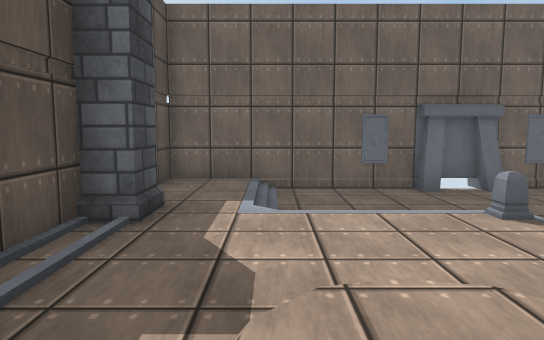
View 1 (above)

15 first-person views from a walk through a scene from a Unity 3-D project. The camera is 1.2 m above the floor, tilts 6° down and sees 70° across. The floor is counted in squares, 1 m on a side. Each view is taken from the middle of a square. On the plan, view 1 faces up. The plan holds only what a view shows up to about 15 squares ahead; the rest is blank. The place goes on beyond the plan. The player character is not drawn. Surface patterns are stand-ins for the level's own textures.

View 2
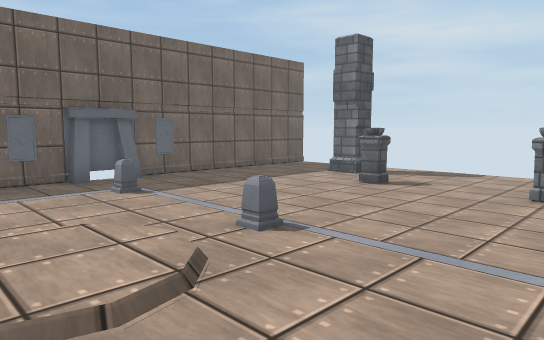

View 3
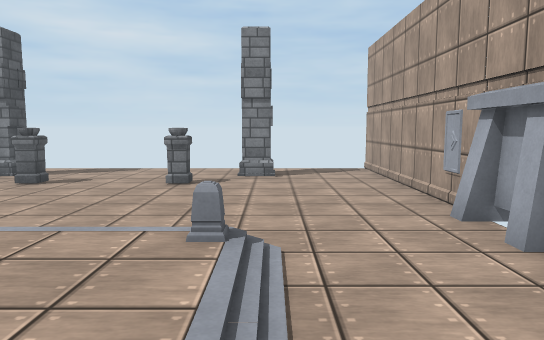

View 4
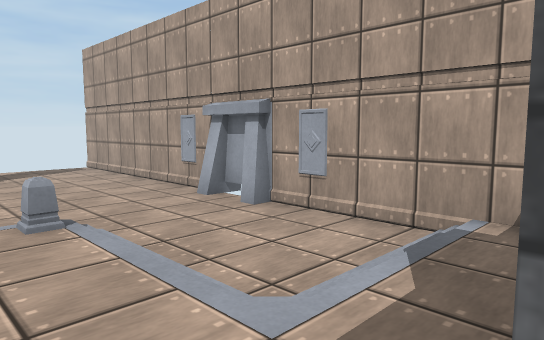

View 5
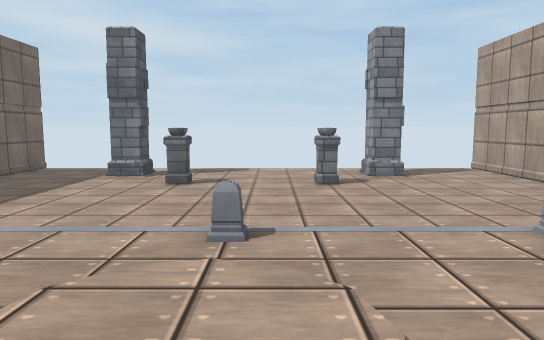

View 6
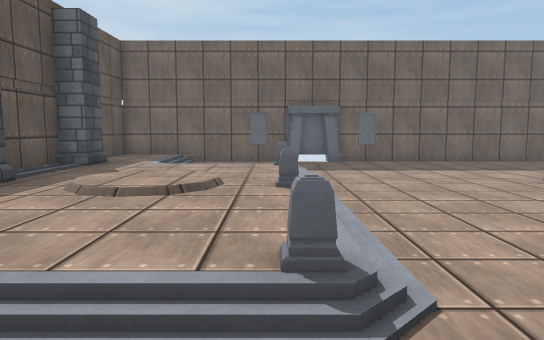

View 7
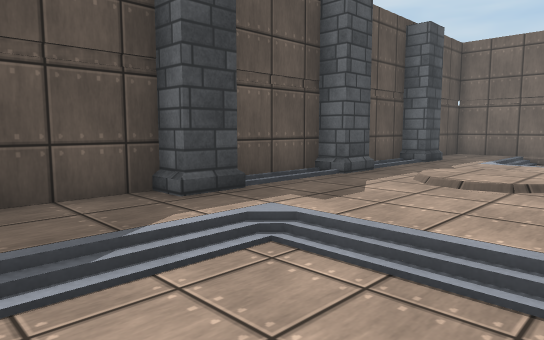

View 8
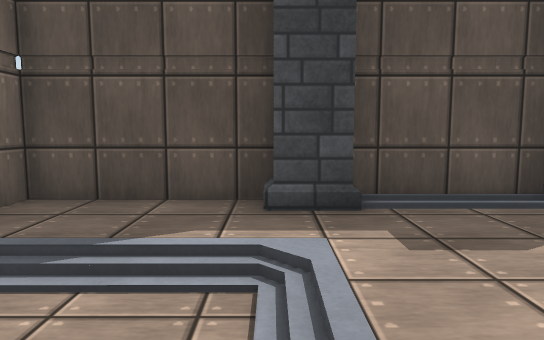

View 9
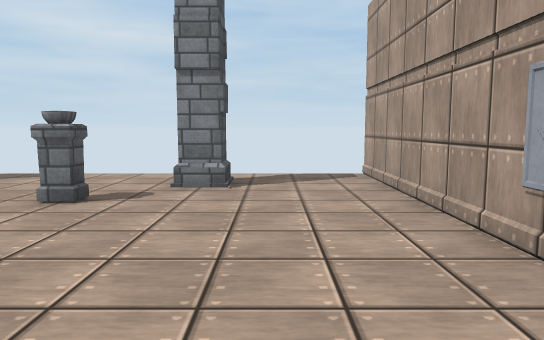

View 10
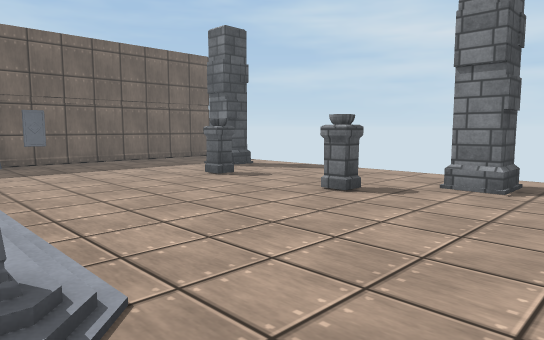

View 11
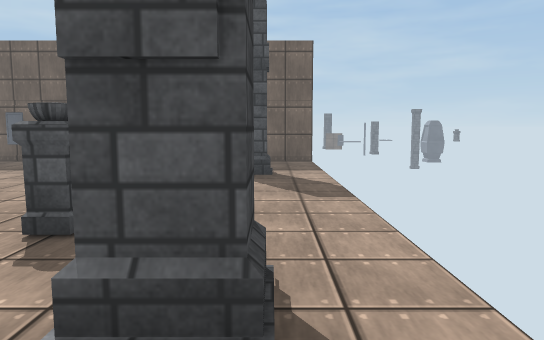

View 12
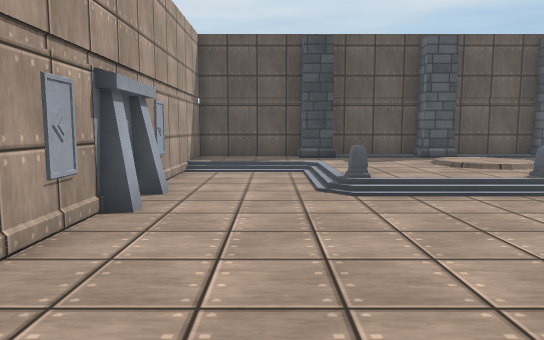

View 13
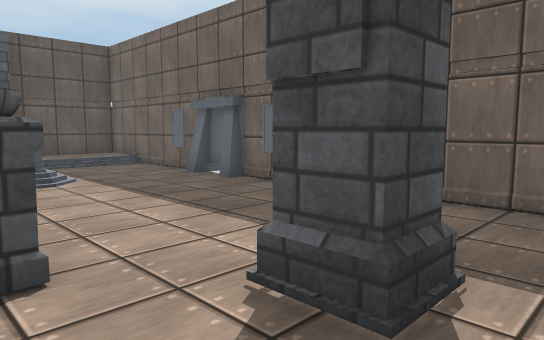

View 14
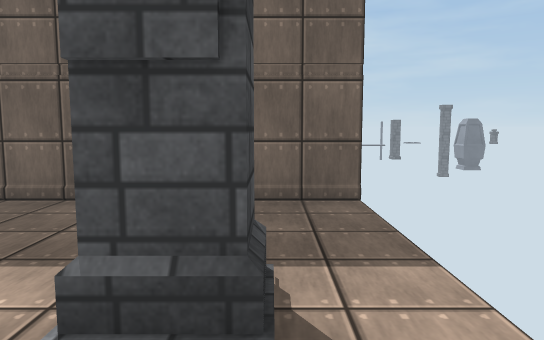

View 15
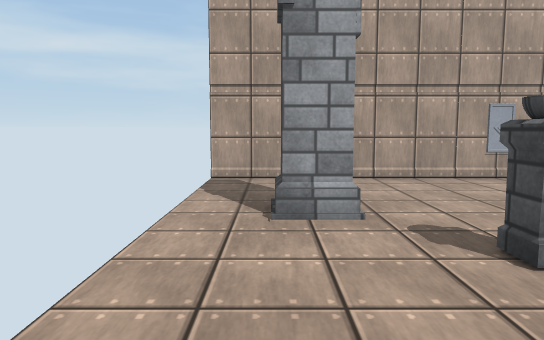

### Floor plan
Key: @ floor where view 1 was taken; # wall or solid block; . main floor; : floor 0.25 m higher than the main floor; + floor 0.5 m higher than the main floor; / step, stairs or slope; = window, fence, low wall or low ledge; P pillar; O other object.
Columns run from 3 left of view 1 to 14 right of it. Each row starts with its distance up from view 1.
 10 ##################
  9 #::/.OO##.O......
  8 #::/.............
  7 #::/.............
  6 #P:////.......##.
  5 #P:::://......P#.
  4 #::::::/.....P...
  3 #::::::/....PP...
  2 #P:++::/.........
  1 #P:+++=/.........
  0 #::@:::/.....P...
 -1 #::::::/....PP...
 -2 #P:::://......##.
 -3 #P:////.......P#.
 -4 #::/.............
 -5 #::/.............
 -6 #::/.O.##O.......
 -7 ##################

Where each view was taken, in squares from view 1:
view 1: 0 up, 0 right, facing up
view 2: 2 down, 0 right, facing up-right
view 3: 3 down, 1 left, facing right
view 4: 1 down, 2 left, facing down-right
view 5: 1 up, 1 left, facing right
view 6: 5 down, 3 right, facing up
view 7: 6 down, 3 right, facing up-left
view 8: 3 down, 3 right, facing left
view 9: 4 down, 3 right, facing right
view 10: 5 down, 3 right, facing up-right
view 11: 5 down, 12 right, facing up
view 12: 4 down, 11 right, facing left
view 13: 3 up, 13 right, facing up-left
view 14: 3 up, 12 right, facing up
view 15: 3 up, 12 right, facing down
